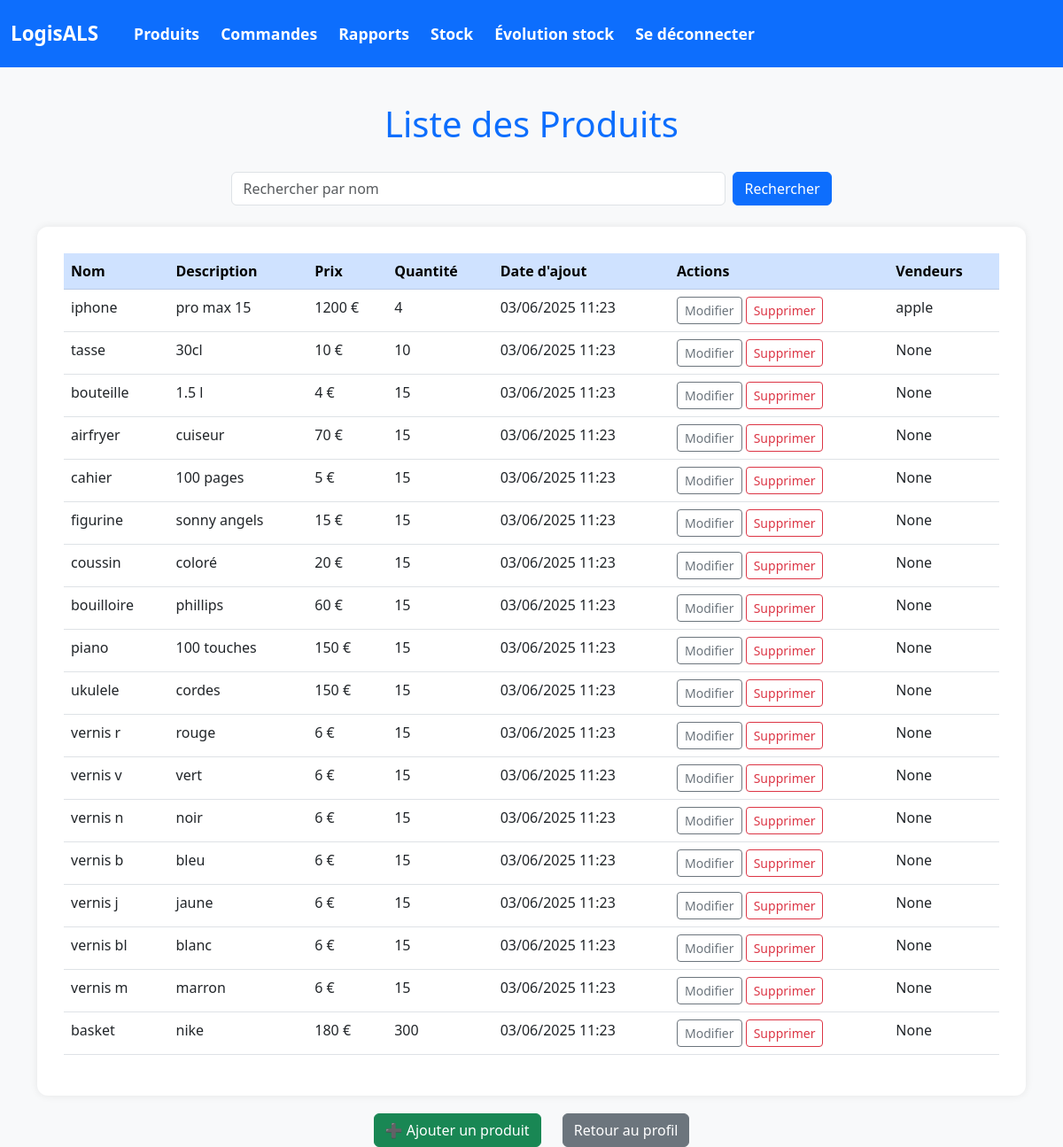
The page /inventaire/produits/ on the database its author committed.
### inventaire/models.py (models this page shows, shortened)
class Produit(models.Model):
    nom = models.CharField(max_length=100)
    description = models.TextField()
    prix = models.PositiveIntegerField()
    quantite_stock = models.PositiveIntegerField()
    date_ajout = models.DateTimeField(auto_now_add=True)
    seuil_min = models.PositiveIntegerField(default=5)  # seuil critique
    seuil_max = models.PositiveIntegerField(default=100)  # stock idéal  #
    vendeur = models.CharField(max_length=100, blank=True, null=True)

### inventaire/views.py (the view)
# urls.py: path('produits/', views.liste_produits, name='liste_produits'),
def liste_produits(request):
    produits = Produit.objects.all()
    search = request.GET.get('search', '')
    if search:
        produits = produits.filter(nom__icontains=search)
    return render(request, 'inventaire/liste_produits.html', {'produits': produits})

### inventaire/templates/inventaire/liste_produits.html (shortened to what this page needs)
<!DOCTYPE html>
<html lang="fr">
{% load static %}
<head>
  <link href="https://cdn.jsdelivr.net/npm/bootstrap@5.3.0/dist/css/bootstrap.min.css" rel="stylesheet"/>
</head>
<body>
{% include 'inventaire/navbar.html' %}
<div class="container">
  <h1>Liste des Produits</h1>
  <form method="GET" class="d-flex justify-content-center mb-4">
    <input type="text" name="search" class="form-control w-50 me-2" placeholder="Rechercher par nom" value="{{ request.GET.search }}">
    <button type="submit" class="btn btn-primary">Rechercher</button>
  </form>
  <div class="table-container">
    <table class="table table-hover">
      <thead class="table-primary">
        <tr>
          <th>Nom</th>
          <th>Description</th>
          <th>Prix</th>
          <th>Quantité</th>
          <th>Date d'ajout</th>
          <th>Actions</th>
          <th>Vendeurs</th>
        </tr>
      </thead>
      <tbody>
        {% for produit in produits %}
        <tr>
          <td>{{ produit.nom }}</td>
          <td>{{ produit.description }}</td>
          <td>{{ produit.prix }} €</td>
          <td>{{ produit.quantite_stock }}</td>
          <td>{{ produit.date_ajout|date:"d/m/Y H:i" }}</td>
          <td>
            <a href="{% url 'modifier_produit' produit.pk %}" class="btn btn-sm btn-outline-secondary">Modifier</a>
            <a href="{% url 'supprimer_produit' produit.pk %}" class="btn btn-sm btn-outline-danger">Supprimer</a>
          </td>
          <td>{{ produit.vendeur }}</td>
        </tr>
        {% endfor %}
      </tbody>
    </table>
  </div>
  <div class="text-center">
    <a href="{% url 'ajouter_produit' %}" class="btn btn-success btn-ajouter">➕ Ajouter un produit</a>
    <a href="{% url 'profile' %}" class="btn btn-secondary btn-profile">Retour au profil</a>
  </div>
</div>
</body>
</html>

### inventaire/templates/inventaire/liste_produits.html (style rules this page uses)
body { background-color: #f8f9fa; font-family: 'Segoe UI', sans-serif; }
h1 { margin-top: 40px; margin-bottom: 30px; text-align: center; color: #0d6efd; }
.table-container { background-color: white; border-radius: 12px; padding: 30px; box-shadow: 0 0 10px rgba(0, 0, 0, 0.08); }
.btn-ajouter, .btn-profile { margin: 20px 10px 0 10px; }

### rows shown on the page
Produit: nom "iphone", description "pro max 15", prix "1200", quantite_stock "4", date_ajout "03/06/2025 11:23", vendeur "apple"
Produit: nom "tasse", description "30cl", prix "10", quantite_stock "10", date_ajout "03/06/2025 11:23", vendeur "None"
Produit: nom "bouteille", description "1.5 l", prix "4", quantite_stock "15", date_ajout "03/06/2025 11:23", vendeur "None"
Produit: nom "airfryer", description "cuiseur", prix "70", quantite_stock "15", date_ajout "03/06/2025 11:23", vendeur "None"
Produit: nom "cahier", description "100 pages", prix "5", quantite_stock "15", date_ajout "03/06/2025 11:23", vendeur "None"
Produit: nom "figurine", description "sonny angels", prix "15", quantite_stock "15", date_ajout "03/06/2025 11:23", vendeur "None"
Produit: nom "coussin", description "coloré", prix "20", quantite_stock "15", date_ajout "03/06/2025 11:23", vendeur "None"
Produit: nom "bouilloire", description "phillips", prix "60", quantite_stock "15", date_ajout "03/06/2025 11:23", vendeur "None"
Produit: nom "piano", description "100 touches", prix "150", quantite_stock "15", date_ajout "03/06/2025 11:23", vendeur "None"
Produit: nom "ukulele", description "cordes", prix "150", quantite_stock "15", date_ajout "03/06/2025 11:23", vendeur "None"
Produit: nom "vernis r", description "rouge", prix "6", quantite_stock "15", date_ajout "03/06/2025 11:23", vendeur "None"
Produit: nom "vernis v", description "vert", prix "6", quantite_stock "15", date_ajout "03/06/2025 11:23", vendeur "None"
Produit: nom "vernis n", description "noir", prix "6", quantite_stock "15", date_ajout "03/06/2025 11:23", vendeur "None"
Produit: nom "vernis b", description "bleu", prix "6", quantite_stock "15", date_ajout "03/06/2025 11:23", vendeur "None"
Produit: nom "vernis j", description "jaune", prix "6", quantite_stock "15", date_ajout "03/06/2025 11:23", vendeur "None"
Produit: nom "vernis bl", description "blanc", prix "6", quantite_stock "15", date_ajout "03/06/2025 11:23", vendeur "None"
Produit: nom "vernis m", description "marron", prix "6", quantite_stock "15", date_ajout "03/06/2025 11:23", vendeur "None"
Produit: nom "basket", description "nike", prix "180", quantite_stock "300", date_ajout "03/06/2025 11:23", vendeur "None"
